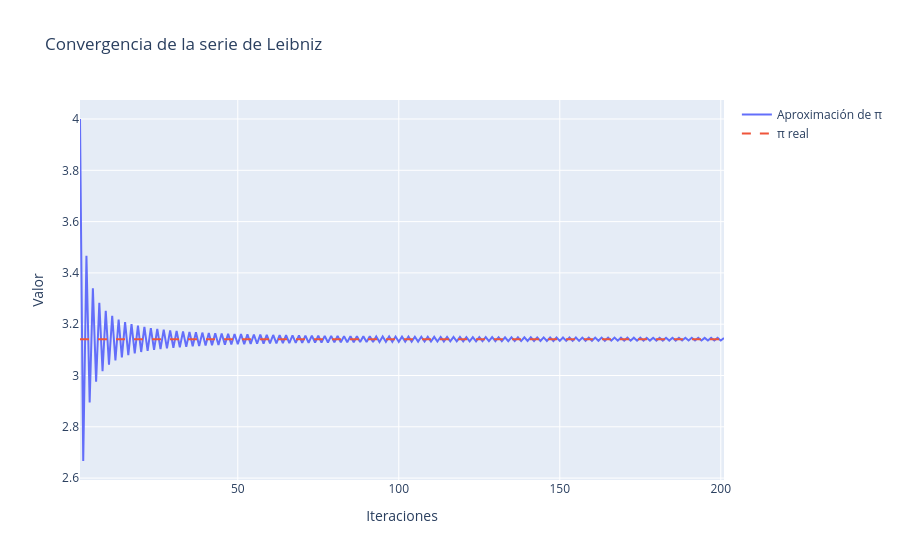

Write notebook code for a chart like this one.
### Markdown cell above
## Versión con `plotly` (interactiva)

Ideal para tus clases tipo laboratorio o notebooks

### Code cell
import plotly.graph_objects as go
import math

tolerancia = float(input("Ingrese la tolerancia: "))
max_iter = 100000

pi_aproximado = 0
pi_anterior = 0
n = 1
signo = 1

aproximaciones = []
iteraciones = []

while n <= max_iter:
    pi_anterior = pi_aproximado
    
    pi_aproximado += 4 * signo / (2*n - 1)
    
    aproximaciones.append(pi_aproximado)
    iteraciones.append(n)
    
    if abs(pi_aproximado - pi_anterior) < tolerancia:
        break
    
    signo *= -1
    n += 1

# Gráfica interactiva
fig = go.Figure()

fig.add_trace(go.Scatter(
    x=iteraciones,
    y=aproximaciones,
    mode='lines',
    name='Aproximación de π'
))

fig.add_trace(go.Scatter(
    x=iteraciones,
    y=[math.pi]*len(iteraciones),
    mode='lines',
    name='π real',
    line=dict(dash='dash')
))

fig.update_layout(
    title="Convergencia de la serie de Leibniz",
    xaxis_title="Iteraciones",
    yaxis_title="Valor",
)

fig.show()
fig.write_image(r"C:\Users\marco\Downloads\convergencia_pi.png")

print("Aproximación:", pi_aproximado)
print("Iteraciones:", n)

### Figure 1 — Plotly figure (JSON) as saved in the notebook; plotly's stock layout.template omitted (floating-point values rounded to 4 significant figures; data arrays with more than 128 entries replaced by an {"elided": "..."} marker saying what was removed)
{"data": [{"mode": "lines", "name": "Aproximación de π", "type": "scatter", "x": {"elided": "201 int values"}, "y": {"elided": "201 float values"}}, {"line": {"dash": "dash"}, "mode": "lines", "name": "π real", "type": "scatter", "x": {"elided": "201 int values"}, "y": {"elided": "201 float values"}}], "layout": {"title": {"text": "Convergencia de la serie de Leibniz"}, "xaxis": {"title": {"text": "Iteraciones"}}, "yaxis": {"title": {"text": "Valor"}}}}
